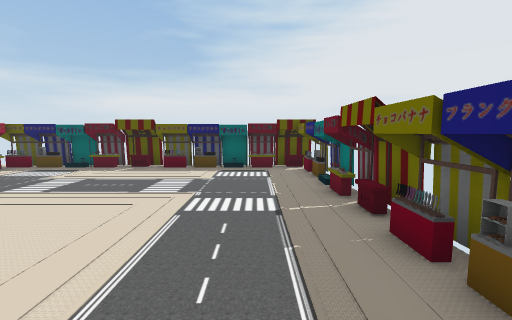
[1] (above)

16 first-person views from a walk through a scene from a Unity 3-D project. The camera is 1.4 m above the floor, tilts 6° down and sees 90° across. The floor is counted in squares, 1 m on a side. Each view is taken from the middle of a square. On the plan, view 1 faces up. The plan holds only what a view shows up to about 13 squares ahead; the rest is blank. The player is left out. Some animated figures are not drawn.

[2]
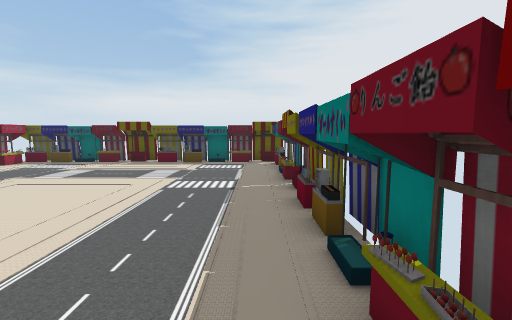

[3]
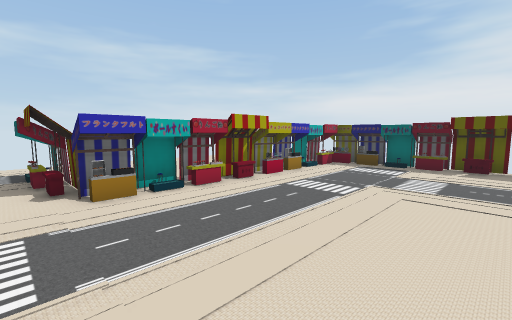

[4]
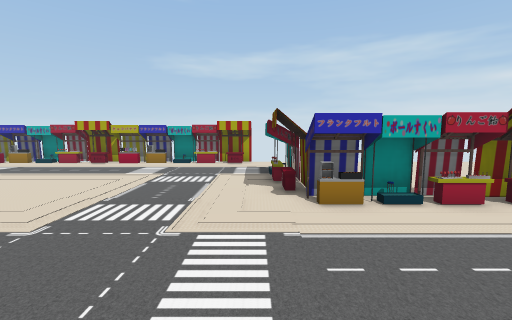

[5]
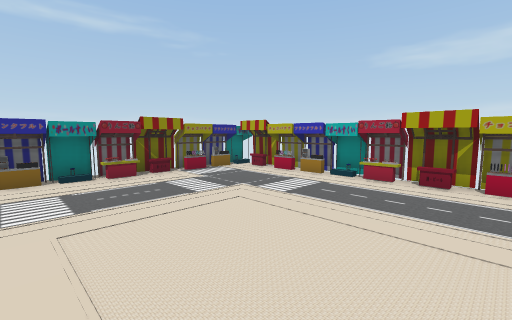

[6]
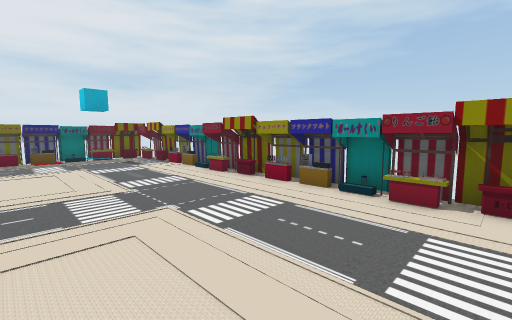

[7]
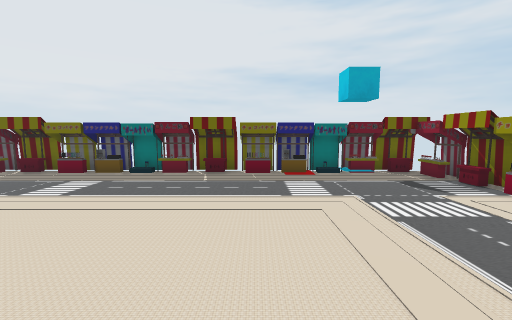

[8]
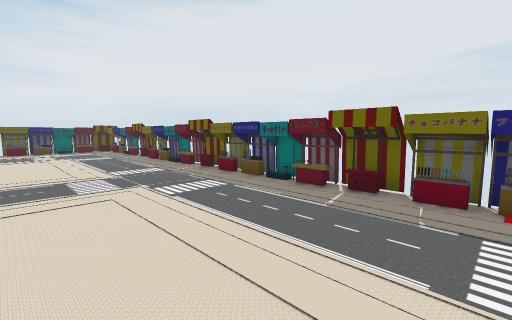

[9]
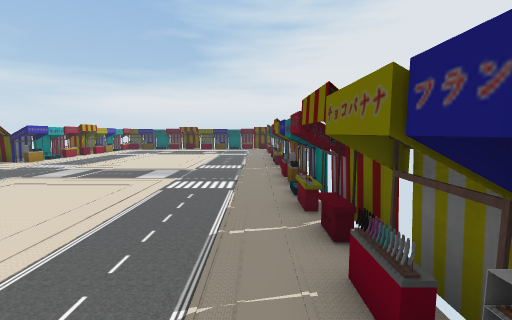

[10]
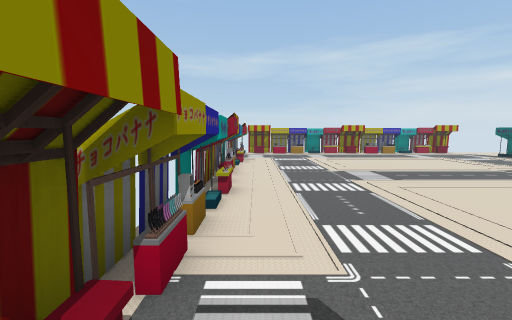

[11]
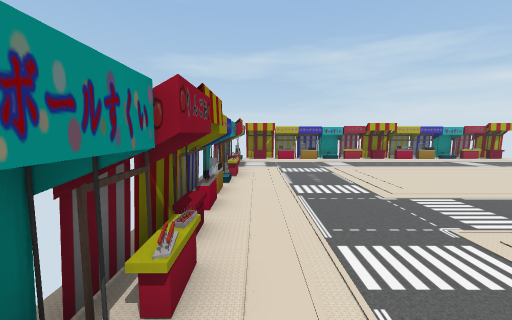

[12]
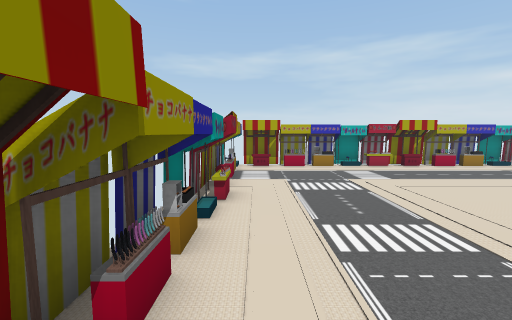

[13]
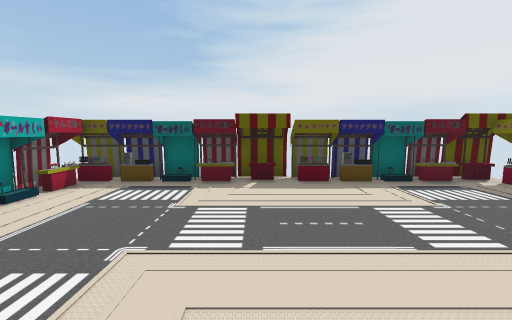

[14]
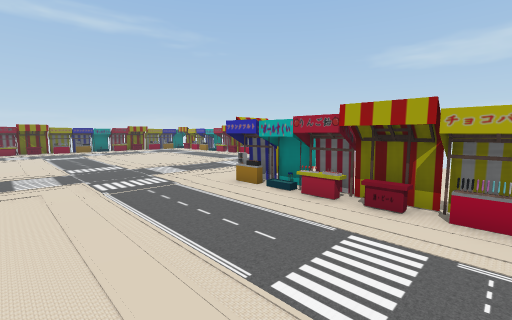

[15]
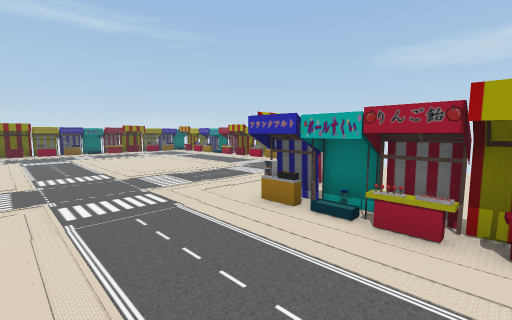

[16]
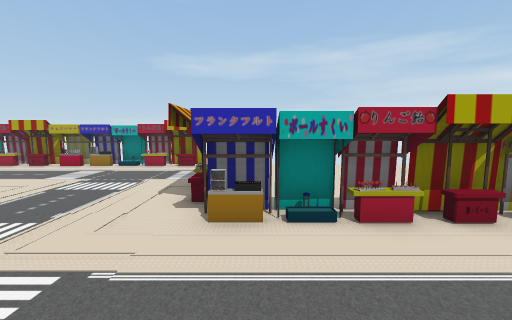

### Floor plan
Key: @ floor where view 1 was taken; # wall or solid block; x gap in a wall; . floor; ^ raised ledge; O other object.
Columns run from 17 left of view 1 to 3 right of it. Each row starts with its distance up from view 1.
 11        ^^^^O^^^^^##
 10        ####O########
  9        #...........#
  8  ..    #...........#
  7  ...   #...........##
  6  ...   #...........O#
  5 .......#...........##
  4 .......#...........#
  3 .......O...........#
  2 .......#...........#
  1  ......#...........#
  0 ...####^.........@.#
 -1 #..................#
 -2 #..................#
 -3 #..................#
 -4 ^..................#
 -5 #..................#
 -6 #..................#
 -7 #..................O#
 -8 #..................##
 -9 #..................x
-10 #..................#
-11 #..................#
-12 #..................##
-13 #..................^#
-14 #..................#
-15 #..................O#
-16 ######^#####O######O#
-17            ####

Positions as (right, up) in squares from view 1, and headings:
1: (0, 0), facing up
2: (1, -2), facing up
3: (-4, -1), facing up-left
4: (-5, -1), facing left
5: (-9, -7), facing down-left
6: (-13, -10), facing down-right
7: (-7, -10), facing right
8: (-4, -11), facing up-right
9: (1, -12), facing up
10: (1, -15), facing left
11: (-3, -15), facing left
12: (-6, -15), facing left
13: (-5, 3), facing up
14: (-5, 6), facing down-left
15: (-6, 4), facing down-left
16: (-6, 1), facing left
